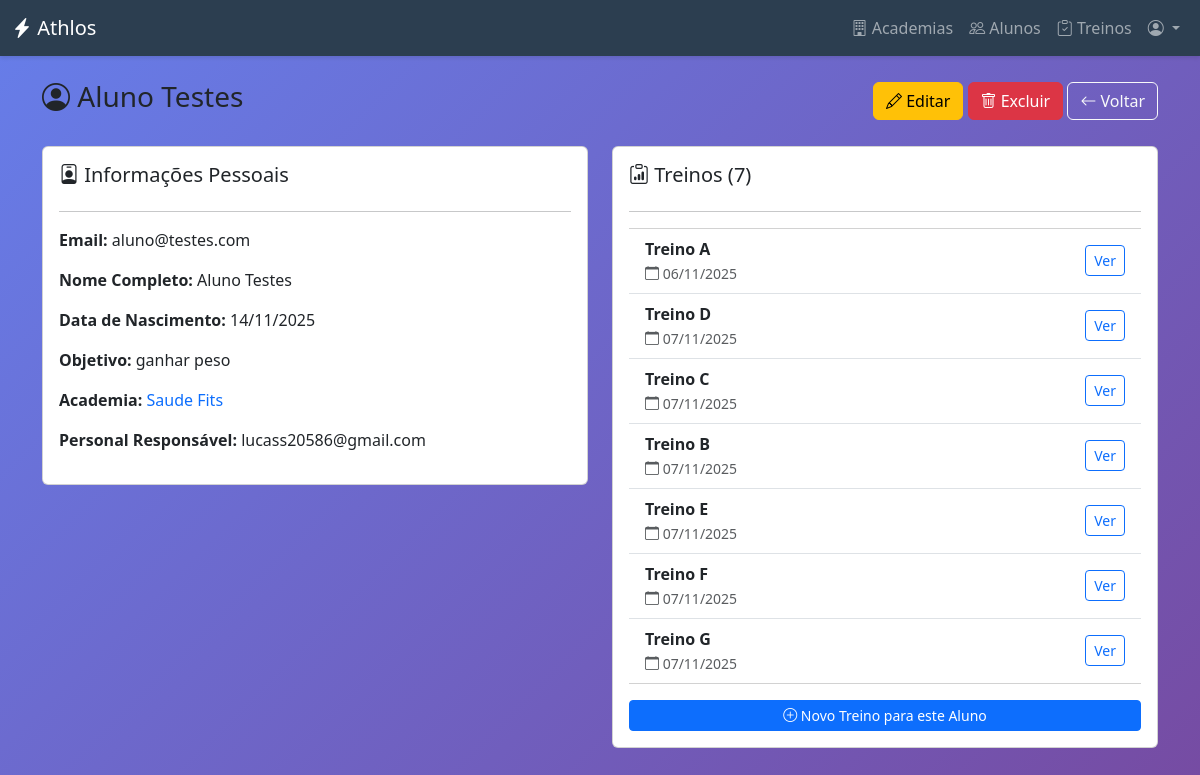
/alunos/15/ (signed in), run on the app's committed database.
### academias/models.py (models this page shows, shortened)
class Aluno(models.Model):
    user = models.OneToOneField(
        settings.AUTH_USER_MODEL,
        on_delete=models.CASCADE,
        primary_key=True,
        verbose_name="Usuário",
        limit_choices_to={"user_type": "ALUNO"},
    )
    personal_responsavel = models.ForeignKey(
        PersonalTrainer,
        on_delete=models.SET_NULL,
        null=True,
        blank=True,
        related_name="alunos",
        verbose_name="Personal Trainer Responsável",
    )
    academia = models.ForeignKey(
        Academia,
        on_delete=models.SET_NULL,
        null=True,
        blank=True,
        related_name="alunos",
        verbose_name="Academia",
    )
    data_nascimento = models.DateField(
        null=True, blank=True, verbose_name="Data de Nascimento"
    )
    objetivo = models.CharField(
        max_length=255, blank=True, null=True, verbose_name="Objetivo de Treino"
    )

class Academia(models.Model):
    nome_fantasia = models.CharField(max_length=100, verbose_name="Nome Fantasia")
    cnpj = models.CharField(max_length=18, unique=True, verbose_name="CNPJ")
    endereco = models.CharField(max_length=255, verbose_name="Endereço")
    telefone = models.CharField(max_length=15, verbose_name="Telefone")
    data_criacao = models.DateTimeField(
        auto_now_add=True, verbose_name="Data de Criação"
    )
    class Meta:
        verbose_name = "Academia"
        verbose_name_plural = "Academias"

class PersonalTrainer(models.Model):
    user = models.OneToOneField(
        settings.AUTH_USER_MODEL,
        on_delete=models.CASCADE,
        primary_key=True,
        verbose_name="Usuário",
        limit_choices_to={"user_type": "PERSONAL"},
    )
    cref = models.CharField(max_length=20, unique=True, verbose_name="CREF")
    especialidade = models.CharField(
        max_length=100, blank=True, null=True, verbose_name="Especialidade"
    )

### usuarios/models.py (models this page shows, shortened)
class CustomUser(AbstractUser):
    class TipoUsuario(models.TextChoices):
        ADMIN_SISTEMA = "ADMIN_SISTEMA", "Admin do Sistema"
        ADMIN_ACADEMIA = "ADMIN", "Admin da Academia"
        PERSONAL_TRAINER = "PERSONAL", "Personal Trainer"
        ALUNO = "ALUNO", "Aluno"
    email = models.EmailField(unique=True, verbose_name="Endereço de e-mail")
    user_type = models.CharField(
        max_length=20,
        choices=TipoUsuario.choices,
        default=TipoUsuario.ALUNO,
        verbose_name="Tipo de Usuário",
    )
    academia = models.ForeignKey(
        "academias.Academia",
        on_delete=models.SET_NULL,
        null=True,
        blank=True,
        verbose_name="Academia",
    )
    groups = models.ManyToManyField(
        Group,
        verbose_name="groups",
        blank=True,
        help_text=(
            "The groups this user belongs to. A user will get all permissions "
            "granted to each of their groups."
        ),
        related_name="customuser_groups",
        related_query_name="user",
    )
    user_permissions = models.ManyToManyField(
        Permission,
        verbose_name="user permissions",
        blank=True,
        help_text="Specific permissions for this user.",
        related_name="customuser_permissions",
        related_query_name="user",
    )
    USERNAME_FIELD = "email"
    REQUIRED_FIELDS = ["username", "first_name", "last_name"]

### treinos/models.py (models this page shows, shortened)
class Treino(models.Model):
    aluno = models.ForeignKey(
        Aluno,
        on_delete=models.CASCADE,
        related_name="treinos"
    )
    personal_criador = models.ForeignKey(
        PersonalTrainer,
        on_delete=models.SET_NULL,
        null=True,
        blank=True,
        related_name="treinos_criados"
    )
    nome_treino = models.CharField(max_length=50, verbose_name="Nome do Treino (Ex: Treino A)")
    data_criacao = models.DateTimeField(auto_now_add=True)
    ativo = models.BooleanField(default=True, verbose_name="É o treino atual?")
    exercicios = models.ManyToManyField(
        Exercicio,
        through='ItemTreino',
        verbose_name="Exercícios"
    )

### core/views.py (the view)
# urls.py: path("alunos/<int:pk>/", views.aluno_detail, name="aluno_detail"),
@login_required
def aluno_detail(request, pk):
    aluno = get_object_or_404(Aluno, pk=pk)
    user = request.user
    allowed = False
    if user.user_type in ["ADMIN", "ADMIN_SISTEMA"]:
        allowed = True
    elif user.user_type == "PERSONAL" and hasattr(user, "personaltrainer"):
        if aluno.personal_responsavel == user.personaltrainer:
            allowed = True
    if not allowed:
        messages.error(request, "Acesso negado.")
        return redirect("dashboard")
    treinos = Treino.objects.filter(aluno=aluno)
    return render(
        request, "core/alunos/aluno_detail.html", {"aluno": aluno, "treinos": treinos}
    )

### core/templates/core/alunos/aluno_detail.html (shortened to what this page needs)
{% extends 'core/base.html' %}
{% block content %}
<div class="container py-4">
    <div class="d-flex justify-content-between align-items-center mb-4">
        <h3><i class="bi bi-person-circle"></i> {{ aluno.user.get_full_name|default:aluno.user.email }}</h3>
        <div>
            <a href="{% url 'aluno_edit' aluno.pk %}" class="btn btn-warning">
                <i class="bi bi-pencil"></i> Editar
            </a>
            <button type="button" class="btn btn-danger" data-bs-toggle="modal" data-bs-target="#deleteModal">
                <i class="bi bi-trash"></i> Excluir
            </button>
            <button onclick="history.back()" class="btn btn-outline-light">
                <i class="bi bi-arrow-left"></i> Voltar
            </button>
        </div>
    </div>
    <div class="row">
        <div class="col-md-6">
            <div class="card card-body mb-3">
                <h5><i class="bi bi-person-badge"></i> Informações Pessoais</h5>
                <hr>
                <p><strong>Email:</strong> {{ aluno.user.email }}</p>
                <p><strong>Nome Completo:</strong> {{ aluno.user.first_name }} {{ aluno.user.last_name }}</p>
                <p><strong>Data de Nascimento:</strong> {{ aluno.data_nascimento|date:"d/m/Y"|default:"Não informado" }}
                </p>
                <p><strong>Objetivo:</strong> {{ aluno.objetivo|default:"Não definido" }}</p>
                <p><strong>Academia:</strong>
                    {% if aluno.academia %}
                    <a href="{% url 'academia_detail' aluno.academia.pk %}" class="text-decoration-none">
                        {{ aluno.academia.nome_fantasia }}
                    </a>
                    {% else %}
                    <span class="text-muted">Não atribuído</span>
                    {% endif %}
                </p>
                <p><strong>Personal Responsável:</strong>
                    {% if aluno.personal_responsavel %}
                    {{ aluno.personal_responsavel.user.get_full_name|default:aluno.personal_responsavel.user.email }}
                    {% else %}
                    <span class="text-muted">Não atribuído</span>
                    {% endif %}
                </p>
            </div>
        </div>
        <div class="col-md-6">
            <div class="card card-body mb-3">
                <h5><i class="bi bi-clipboard-data"></i> Treinos ({{ treinos.count }})</h5>
                <hr>
                {% if treinos %}
                <ul class="list-group list-group-flush">
                    {% for treino in treinos %}
                    <li class="list-group-item d-flex justify-content-between align-items-center">
                        <div>
                            <strong>{{ treino.nome_treino }}</strong>
                            <br>
                            <small class="text-muted">
                                <i class="bi bi-calendar"></i> {{ treino.data_criacao|date:"d/m/Y" }}
                            </small>
                        </div>
                        <a href="{% url 'treino_detail' treino.pk %}" class="btn btn-sm btn-outline-primary">
                            Ver
                        </a>
                    </li>
                    {% endfor %}
                </ul>
                {% else %}
                <p class="text-muted">Nenhum treino cadastrado ainda.</p>
                {% endif %}
                <div class="mt-3">
                    <a href="{% url 'treino_create' %}" class="btn btn-sm btn-primary w-100">
                        <i class="bi bi-plus-circle"></i> Novo Treino para este Aluno
                    </a>
                </div>
            </div>
        </div>
    </div>
</div>
{% endblock %}

### core/templates/core/base.html (style rules this page uses)
:root { --primary-color: #2c3e50; --secondary-color: #3498db; --success-color: #27ae60; --danger-color: #e74c3c; }
body { min-height: 100vh; background: linear-gradient(135deg, #667eea 0%, #764ba2 100%); }

### data on the page
Aluno: user.get_full_name "Aluno Testes", user.email "aluno@testes.com", user.first_name "Aluno", user.last_name "Testes", data_nascimento "14/11/2025", objetivo "ganhar peso", academia.nome_fantasia "Saude Fits", personal_responsavel.user.get_full_name "lucass20586@gmail.com"
Treino: nome_treino "Treino A", data_criacao "06/11/2025"
Treino: nome_treino "Treino D", data_criacao "07/11/2025"
Treino: nome_treino "Treino C", data_criacao "07/11/2025"
Treino: nome_treino "Treino B", data_criacao "07/11/2025"
Treino: nome_treino "Treino E", data_criacao "07/11/2025"
Treino: nome_treino "Treino F", data_criacao "07/11/2025"
Treino: nome_treino "Treino G", data_criacao "07/11/2025"

### other printed values
{{ treinos.count }} "7"
